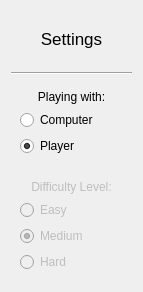
<?xml version="1.0" encoding="UTF-8"?>
<ui version="4.0">
 <class>SettingsDialog</class>
 <widget class="QDialog" name="SettingsDialog">
  <property name="geometry">
   <rect>
    <x>0</x>
    <y>0</y>
    <width>143</width>
    <height>292</height>
   </rect>
  </property>
  <property name="windowTitle">
   <string>Dialog</string>
  </property>
  <layout class="QVBoxLayout" name="verticalLayout_3">
   <item>
    <widget class="QLabel" name="label">
     <property name="font">
      <font>
       <pointsize>13</pointsize>
      </font>
     </property>
     <property name="text">
      <string>Settings</string>
     </property>
     <property name="alignment">
      <set>Qt::AlignCenter</set>
     </property>
    </widget>
   </item>
   <item>
    <widget class="Line" name="line">
     <property name="orientation">
      <enum>Qt::Horizontal</enum>
     </property>
    </widget>
   </item>
   <item>
    <layout class="QVBoxLayout" name="enemyLayout">
     <property name="leftMargin">
      <number>0</number>
     </property>
     <property name="topMargin">
      <number>0</number>
     </property>
     <property name="rightMargin">
      <number>0</number>
     </property>
     <property name="bottomMargin">
      <number>0</number>
     </property>
     <item>
      <widget class="QWidget" name="enemyWidget" native="true">
       <layout class="QVBoxLayout" name="verticalLayout_2">
        <item>
         <widget class="QLabel" name="playingLabel">
          <property name="font">
           <font>
            <pointsize>9</pointsize>
           </font>
          </property>
          <property name="text">
           <string>Playing with:</string>
          </property>
          <property name="alignment">
           <set>Qt::AlignCenter</set>
          </property>
         </widget>
        </item>
        <item>
         <widget class="QRadioButton" name="computerRadioButton">
          <property name="text">
           <string>Computer</string>
          </property>
          <property name="checked">
           <bool>false</bool>
          </property>
         </widget>
        </item>
        <item>
         <widget class="QRadioButton" name="playerRadioButton">
          <property name="text">
           <string>Player</string>
          </property>
          <property name="checked">
           <bool>true</bool>
          </property>
         </widget>
        </item>
       </layout>
      </widget>
     </item>
    </layout>
   </item>
   <item>
    <layout class="QVBoxLayout" name="difficultyLayout">
     <property name="leftMargin">
      <number>0</number>
     </property>
     <property name="topMargin">
      <number>0</number>
     </property>
     <property name="rightMargin">
      <number>0</number>
     </property>
     <property name="bottomMargin">
      <number>0</number>
     </property>
     <item>
      <widget class="QWidget" name="difficultyWidget" native="true">
       <property name="enabled">
        <bool>false</bool>
       </property>
       <layout class="QVBoxLayout" name="verticalLayout">
        <item>
         <widget class="QLabel" name="difficultyLabel">
          <property name="font">
           <font>
            <pointsize>9</pointsize>
           </font>
          </property>
          <property name="text">
           <string>Difficulty Level:</string>
          </property>
          <property name="alignment">
           <set>Qt::AlignCenter</set>
          </property>
         </widget>
        </item>
        <item>
         <widget class="QRadioButton" name="easyRadioButton">
          <property name="text">
           <string>Easy</string>
          </property>
         </widget>
        </item>
        <item>
         <widget class="QRadioButton" name="mediumRadioButton">
          <property name="text">
           <string>Medium</string>
          </property>
          <property name="checked">
           <bool>true</bool>
          </property>
         </widget>
        </item>
        <item>
         <widget class="QRadioButton" name="hardRadioButton">
          <property name="text">
           <string>Hard</string>
          </property>
         </widget>
        </item>
       </layout>
      </widget>
     </item>
    </layout>
   </item>
  </layout>
 </widget>
 <resources/>
 <connections/>
</ui>
